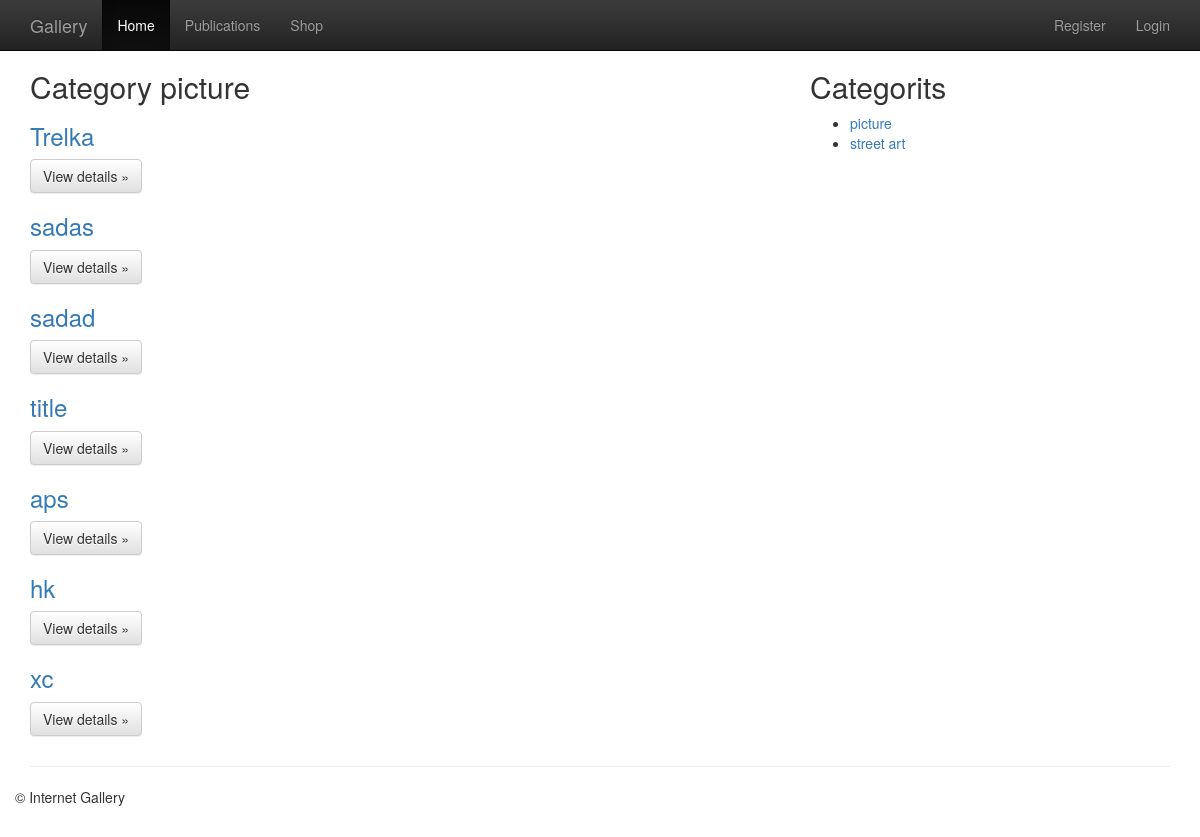
Page /blog/category/picture/ on the committed database.
### blog/models.py (models this page shows, shortened)
@python_2_unicode_compatible
class Article(models.Model):
    ARTICLE_STATUS = (
        ('D', 'Not Reviewed'),
        ('P', 'Published'),
        ('E', 'Expired'),
    )
    title = models.CharField(max_length=100, unique=True)
    slug = models.SlugField(max_length=100, unique=True, verbose_name='slug')
    status = models.IntegerField(default=0)
    content = models.TextField()
    status = models.CharField(max_length=1, choices=ARTICLE_STATUS, default='D')
    category = models.ForeignKey(Category, verbose_name="the related category")
    tags = models.ManyToManyField(Tag, verbose_name="the related tags", related_name="keyword_set", blank=True)
    views = models.IntegerField(default=0)
    publish_date = models.DateTimeField(auto_now=True, editable=False, help_text="Please use the following format: <em>YYYY-MM-DD</em>.")
    created_date = models.DateTimeField(auto_now_add=True, editable=False)
    def was_published_recently(self):
        return self.publish_date >= timezone.now() - datetime.timedelta(days=1)
    was_published_recently.admin_order_field = 'publish_date'
    was_published_recently.boolean = True
    was_published_recently.short_description = 'Published recently?'

class Category(models.Model):
    name = models.CharField(max_length=100)
    slug = models.SlugField(max_length=100, unique=True, verbose_name='slug')
    description = models.TextField(max_length=4096)
    def __str__(self):
        return '%s' % (self.name)

### blog/views.py (the view)
# urls.py: url(r'^category/(?P<categoryslug>.*)/$', views.category, name='category' ),
def category(request, categoryslug):
    name = Category.objects.get(slug=categoryslug)
    posts = Article.objects.filter(category=name)
    category_list = Category.objects.order_by('name')
    context = {'categories_list':category_list, 'blog_list': posts}
    return render(request, 'blog/singlecategory.html', context)

### cart/processors/context_processors.py (called while the page is built)
def cart(request):
    return {'cart': Cart(request) }

### templates/blog/singlecategory.html (shortened to what this page needs)
{% extends "base.html" %}
{% block content %}
      <div class="row">
        <div class="col-md-8">
             {% if blog_list %}
                <div id="categorieslist">
                    <h2>Category {{ blog_list.0.category }}</h2>
                    {% for item in blog_list %}
                      <h3><a href ="{% url 'blog:detail' item.slug %}">{{ item.title }}</a></h3>
                        <p><a class="btn btn-default" href="{% url 'blog:detail' item.slug %}" role="button">View details &raquo;</a></p>
                    {% endfor %}
                  {% else %}
                    <li>Sorry, no items in this list.</li>
                  {% endif %}
              </div>
        </div>
        <div class="col-md-4">
          <h2>Categorits</h2>
          {% if categories_list %}
            <ul>
                {% for category in categories_list %}
                <li><a href ="{% url 'blog:category' category.slug %}">{{ category.name }}</a></li>
                {% endfor %}
            </ul>
            {% else %}
            <strong>There are no categories present.</strong>
          {% endif %}
       </div>
  </div>
{% endblock content %}

### templates/includes/header.html (style rules this page uses)
body { padding-top: 50px; padding-bottom: 20px; }

### rows in the picture
Article: category.name "picture", title "Trelka"
Article: title "sadas"
Article: title "sadad"
Article: title "title"
Article: title "aps"
Article: title "hk"
Article: title "xc"
Category: name "picture"
Category: name "street art"
